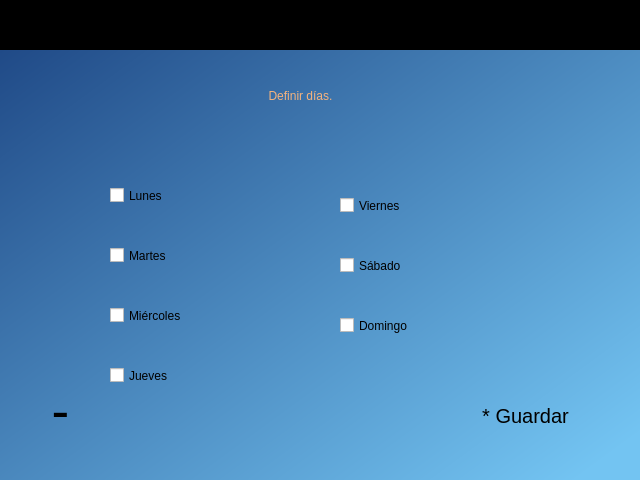
<?xml version="1.0" encoding="UTF-8"?>
<ui version="4.0">
 <class>widget_inicio</class>
 <widget class="QWidget" name="widget_inicio">
  <property name="geometry">
   <rect>
    <x>0</x>
    <y>0</y>
    <width>640</width>
    <height>480</height>
   </rect>
  </property>
  <property name="windowTitle">
   <string>Form</string>
  </property>
  <property name="styleSheet">
   <string notr="true"/>
  </property>
  <widget class="QWidget" name="widget_fecha" native="true">
   <property name="geometry">
    <rect>
     <x>0</x>
     <y>0</y>
     <width>641</width>
     <height>51</height>
    </rect>
   </property>
   <property name="styleSheet">
    <string notr="true">QWidget#widget_fecha{
background-color:rgb(0, 0, 0)}</string>
   </property>
   <widget class="QLabel" name="lbl_hora">
    <property name="geometry">
     <rect>
      <x>20</x>
      <y>10</y>
      <width>151</width>
      <height>21</height>
     </rect>
    </property>
    <property name="styleSheet">
     <string notr="true">font: 57 16pt &quot;Ubuntu&quot;;
color:rgb(238, 238, 236);</string>
    </property>
    <property name="text">
     <string/>
    </property>
   </widget>
   <widget class="QLabel" name="lbl_fecha">
    <property name="geometry">
     <rect>
      <x>460</x>
      <y>10</y>
      <width>161</width>
      <height>21</height>
     </rect>
    </property>
    <property name="styleSheet">
     <string notr="true">font: 57 16pt &quot;Ubuntu&quot;;
color:rgb(238, 238, 236);</string>
    </property>
    <property name="text">
     <string/>
    </property>
   </widget>
  </widget>
  <widget class="QWidget" name="widget_datos" native="true">
   <property name="geometry">
    <rect>
     <x>0</x>
     <y>50</y>
     <width>641</width>
     <height>431</height>
    </rect>
   </property>
   <property name="styleSheet">
    <string notr="true">QWidget#widget_datos{
background-color:qlineargradient(spread:pad, x1:0, y1:0, x2:0.985075, y2:0.903, stop:0 rgba(32, 74, 135, 255), stop:1 rgba(115, 196, 242, 255))
}</string>
   </property>
   <widget class="QLabel" name="label_9">
    <property name="geometry">
     <rect>
      <x>10</x>
      <y>10</y>
      <width>91</width>
      <height>101</height>
     </rect>
    </property>
    <property name="text">
     <string/>
    </property>
    <property name="pixmap">
     <pixmap>../images/logo.png</pixmap>
    </property>
    <property name="scaledContents">
     <bool>true</bool>
    </property>
   </widget>
   <widget class="QLabel" name="label">
    <property name="geometry">
     <rect>
      <x>30</x>
      <y>340</y>
      <width>71</width>
      <height>51</height>
     </rect>
    </property>
    <property name="text">
     <string/>
    </property>
    <property name="pixmap">
     <pixmap>../images/flecha_Atras.png</pixmap>
    </property>
    <property name="scaledContents">
     <bool>true</bool>
    </property>
   </widget>
   <widget class="QLabel" name="label_2">
    <property name="geometry">
     <rect>
      <x>40</x>
      <y>340</y>
      <width>41</width>
      <height>41</height>
     </rect>
    </property>
    <property name="font">
     <font>
      <pointsize>40</pointsize>
     </font>
    </property>
    <property name="text">
     <string>-</string>
    </property>
    <property name="alignment">
     <set>Qt::AlignCenter</set>
    </property>
   </widget>
   <widget class="QLabel" name="lbl_num_est_2">
    <property name="geometry">
     <rect>
      <x>120</x>
      <y>20</y>
      <width>361</width>
      <height>51</height>
     </rect>
    </property>
    <property name="styleSheet">
     <string notr="true">font: 22pt &quot;Ubuntu&quot;;
font: 57 italic 35pt &quot;Ubuntu&quot;;
color:rgb(244, 179, 126)</string>
    </property>
    <property name="text">
     <string>Definir días.</string>
    </property>
    <property name="alignment">
     <set>Qt::AlignCenter</set>
    </property>
   </widget>
   <widget class="QCheckBox" name="checkBox_1">
    <property name="geometry">
     <rect>
      <x>110</x>
      <y>120</y>
      <width>241</width>
      <height>51</height>
     </rect>
    </property>
    <property name="styleSheet">
     <string notr="true">font: 57 italic 25pt &quot;Ubuntu&quot;;



</string>
    </property>
    <property name="text">
     <string>Lunes</string>
    </property>
    <property name="tristate">
     <bool>false</bool>
    </property>
   </widget>
   <widget class="QCheckBox" name="checkBox_2">
    <property name="geometry">
     <rect>
      <x>110</x>
      <y>180</y>
      <width>241</width>
      <height>51</height>
     </rect>
    </property>
    <property name="styleSheet">
     <string notr="true">font: 57 italic 25pt &quot;Ubuntu&quot;;


</string>
    </property>
    <property name="text">
     <string>Martes</string>
    </property>
    <property name="iconSize">
     <size>
      <width>30</width>
      <height>30</height>
     </size>
    </property>
   </widget>
   <widget class="QCheckBox" name="checkBox_3">
    <property name="geometry">
     <rect>
      <x>110</x>
      <y>240</y>
      <width>241</width>
      <height>51</height>
     </rect>
    </property>
    <property name="styleSheet">
     <string notr="true">font: 57 italic 25pt &quot;Ubuntu&quot;;


</string>
    </property>
    <property name="text">
     <string>Miércoles</string>
    </property>
   </widget>
   <widget class="QCheckBox" name="checkBox_4">
    <property name="geometry">
     <rect>
      <x>110</x>
      <y>300</y>
      <width>241</width>
      <height>51</height>
     </rect>
    </property>
    <property name="styleSheet">
     <string notr="true">font: 57 italic 25pt &quot;Ubuntu&quot;;



</string>
    </property>
    <property name="text">
     <string>Jueves</string>
    </property>
   </widget>
   <widget class="QLabel" name="label_3">
    <property name="geometry">
     <rect>
      <x>450</x>
      <y>340</y>
      <width>161</width>
      <height>51</height>
     </rect>
    </property>
    <property name="text">
     <string/>
    </property>
    <property name="pixmap">
     <pixmap>../images/botton_icon.png</pixmap>
    </property>
    <property name="scaledContents">
     <bool>true</bool>
    </property>
   </widget>
   <widget class="QLabel" name="label_4">
    <property name="geometry">
     <rect>
      <x>460</x>
      <y>340</y>
      <width>131</width>
      <height>51</height>
     </rect>
    </property>
    <property name="font">
     <font>
      <pointsize>15</pointsize>
     </font>
    </property>
    <property name="text">
     <string>* Guardar</string>
    </property>
    <property name="alignment">
     <set>Qt::AlignCenter</set>
    </property>
   </widget>
   <widget class="QCheckBox" name="checkBox_7">
    <property name="geometry">
     <rect>
      <x>340</x>
      <y>250</y>
      <width>241</width>
      <height>51</height>
     </rect>
    </property>
    <property name="styleSheet">
     <string notr="true">font: 57 italic 25pt &quot;Ubuntu&quot;;


</string>
    </property>
    <property name="text">
     <string>Domingo</string>
    </property>
   </widget>
   <widget class="QCheckBox" name="checkBox_6">
    <property name="geometry">
     <rect>
      <x>340</x>
      <y>190</y>
      <width>241</width>
      <height>51</height>
     </rect>
    </property>
    <property name="styleSheet">
     <string notr="true">font: 57 italic 25pt &quot;Ubuntu&quot;;


</string>
    </property>
    <property name="text">
     <string>Sábado</string>
    </property>
    <property name="iconSize">
     <size>
      <width>30</width>
      <height>30</height>
     </size>
    </property>
   </widget>
   <widget class="QCheckBox" name="checkBox_5">
    <property name="geometry">
     <rect>
      <x>340</x>
      <y>130</y>
      <width>241</width>
      <height>51</height>
     </rect>
    </property>
    <property name="styleSheet">
     <string notr="true">font: 57 italic 25pt &quot;Ubuntu&quot;;



</string>
    </property>
    <property name="text">
     <string>Viernes</string>
    </property>
    <property name="tristate">
     <bool>false</bool>
    </property>
   </widget>
  </widget>
 </widget>
 <resources/>
 <connections/>
</ui>
